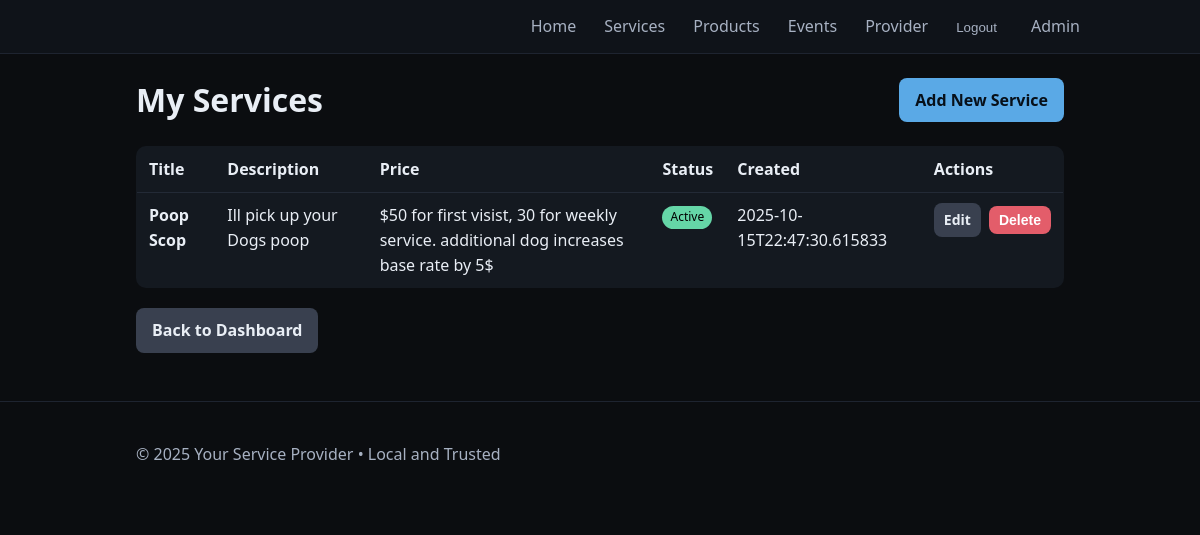
The app's page /provider/manage-services (signed in) with its own data.
### tables this page shows
CREATE TABLE services (
              id INTEGER PRIMARY KEY AUTOINCREMENT,
              title TEXT NOT NULL,
              description TEXT,
              price TEXT,
              active INTEGER NOT NULL DEFAULT 1,
              created_at TEXT NOT NULL
            , posted_by TEXT, provider_id INTEGER DEFAULT 0, is_certified INTEGER DEFAULT 0, certification_proof TEXT);

### app.py (the view)
    @app.route("/provider/manage-services")
    @provider_required
    def provider_manage_services():
        current_provider_id = session.get('provider_id', 0)
        with closing(get_db()) as db:
            cur = db.cursor()
            cur.execute(
                "SELECT id, title, description, price, active, is_certified, certification_proof, created_at FROM services WHERE provider_id = ? ORDER BY created_at DESC",
                (current_provider_id,)
            )
            services = cur.fetchall()
        return render_template("provider_services.html", services=services, title="Manage My Services")

### app.py (called while the page is built)
def get_db():
    conn = sqlite3.connect(DB_PATH)
    conn.row_factory = sqlite3.Row
    return conn

### templates/provider_services.html (shortened to what this page needs)
{% extends "base.html" %}
{% block content %}
<div class="header-row">
  <h1>My Services</h1>
  <a class="btn" href="{{ url_for('provider_service_new') }}">Add New Service</a>
</div>
{% if services and services|length > 0 %}
<table class="table">
  <thead>
    <tr><th>Title</th><th>Description</th><th>Price</th><th>Status</th><th>Created</th><th>Actions</th></tr>
  </thead>
  <tbody>
    {% for s in services %}
    <tr>
      <td><strong>{{ s['title'] }}</strong></td>
      <td>{{ s['description'] or 'No description' }}</td>
      <td>{{ s['price'] or 'Not specified' }}</td>
      <td>
        {% if s['active'] %}
          <span class="badge" style="background: var(--ok); color: #000;">Active</span>
        {% else %}
          <span class="badge" style="background: var(--muted); color: #fff;">Inactive</span>
        {% endif %}
      </td>
      <td>{{ s['created_at'] }}</td>
      <td>
        <div class="actions">
          <a class="btn small secondary" href="{{ url_for('provider_service_edit', service_id=s['id']) }}">Edit</a>
          <form method="post" action="{{ url_for('provider_service_delete', service_id=s['id']) }}" class="inline-form">
            <button type="submit" class="btn small danger" onclick="return confirm('Delete this service?')">Delete</button>
          </form>
        </div>
      </td>
    </tr>
    {% endfor %}
  </tbody>
</table>
{% else %}
<div style="text-align: center; padding: 40px;">
  <h3>No Services Yet</h3>
  <p class="muted">Add your first service to start attracting customers!</p>
  <a class="btn" href="{{ url_for('provider_service_new') }}">Add Your First Service</a>
</div>
{% endif %}
<div style="margin-top: 20px;">
  <a class="btn secondary" href="{{ url_for('provider_dashboard') }}">Back to Dashboard</a>
</div>
{% endblock %}

### static/styles.css (style rules this page uses)
:root { --bg: #0b0d10; --panel: #141920; --text: #e9eef5; --muted: #a7b1c2; --accent: #5aa9e6; --accent-2: #9cd3f7; --danger: #e35d6a; --ok: #65d6a7; --warn: #f5a623; }
* { box-sizing: border-box; }
body { margin: 0; font-family: system-ui, -apple-system, Segoe UI, Roboto, Arial, sans-serif; background: var(--bg); color: var(--text); line-height: 1.55; }
.inline-form { display:inline; }
.btn { display: inline-block; padding: 10px 16px; background: var(--accent); color: #071019; border-radius: 8px; text-decoration: none; font-weight: 600; border: 0; cursor: pointer; }
.btn.secondary { background: #39404f; color: var(--text); }
.btn.small { padding: 6px 10px; font-size: 14px; }
.btn.danger { background: var(--danger); color: #fff; }
.badge { display: inline-block; padding: 2px 8px; background: #39404f; border-radius: 999px; font-size: 12px; color: var(--muted); }
.table { width: 100%; border-collapse: collapse; background: var(--panel); border: 1px solid #232a36; border-radius: 10px; overflow: hidden; }
.table th, .table td { border-bottom: 1px solid #232a36; padding: 10px 12px; text-align: left; vertical-align: top; }
.table tr:last-child td { border-bottom: 0; }
.table .actions { display: flex; gap: 8px; align-items: center; }
.header-row { display: flex; align-items: center; justify-content: space-between; gap: 12px; }
.actions { display: flex; gap: 8px; align-items: center; }

### records on screen
services: title "Poop Scop", description "Ill pick up your Dogs poop", price "$50 for first visist, 30 for weekly service. additional dog increases base rate by 5$", active "Active", created_at "2025-10-15T22:47:30.615833"

### other values on screen
{{ profile.business_name or "Local Provider Services" }} "Your Service Provider"
